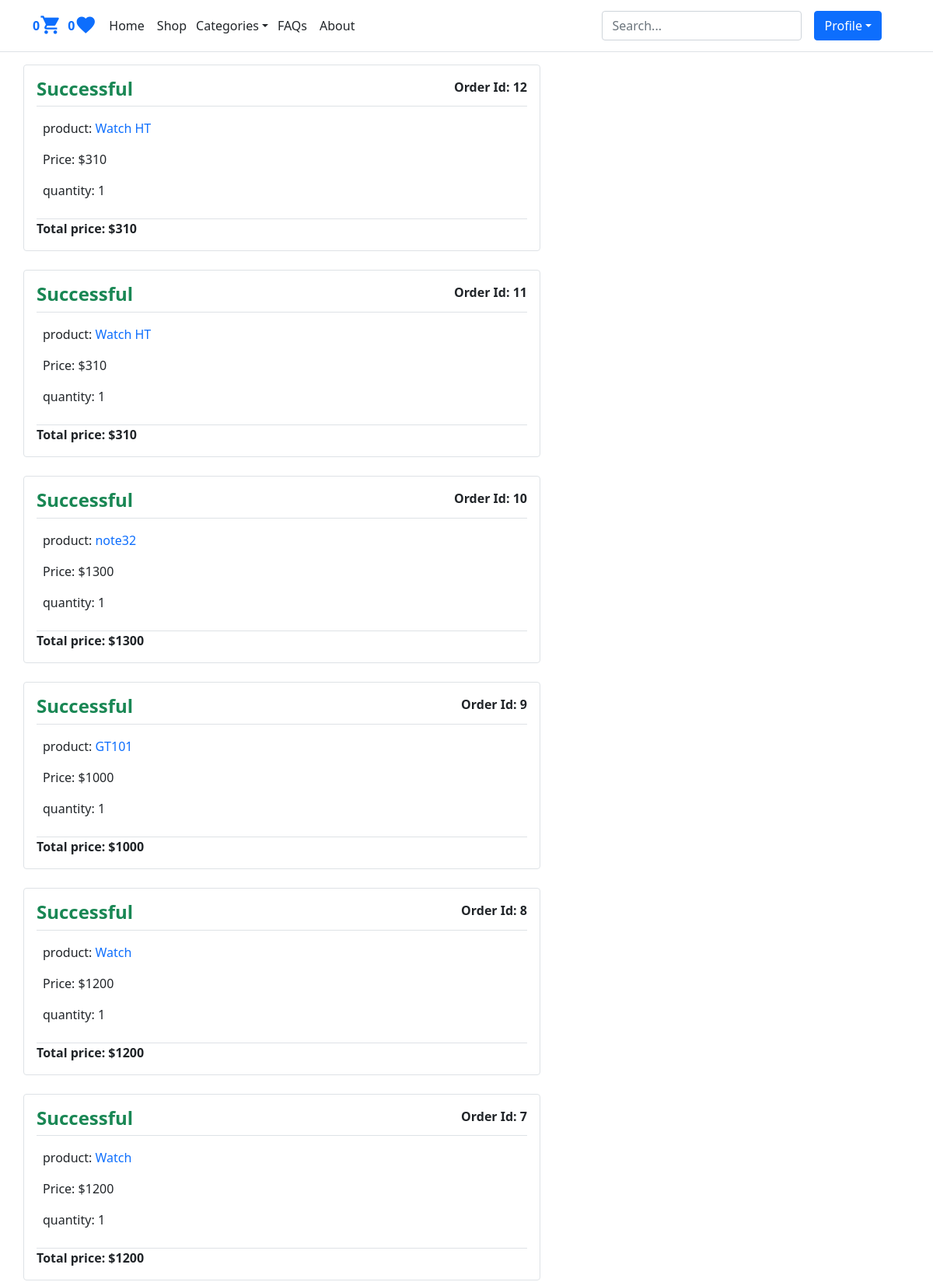
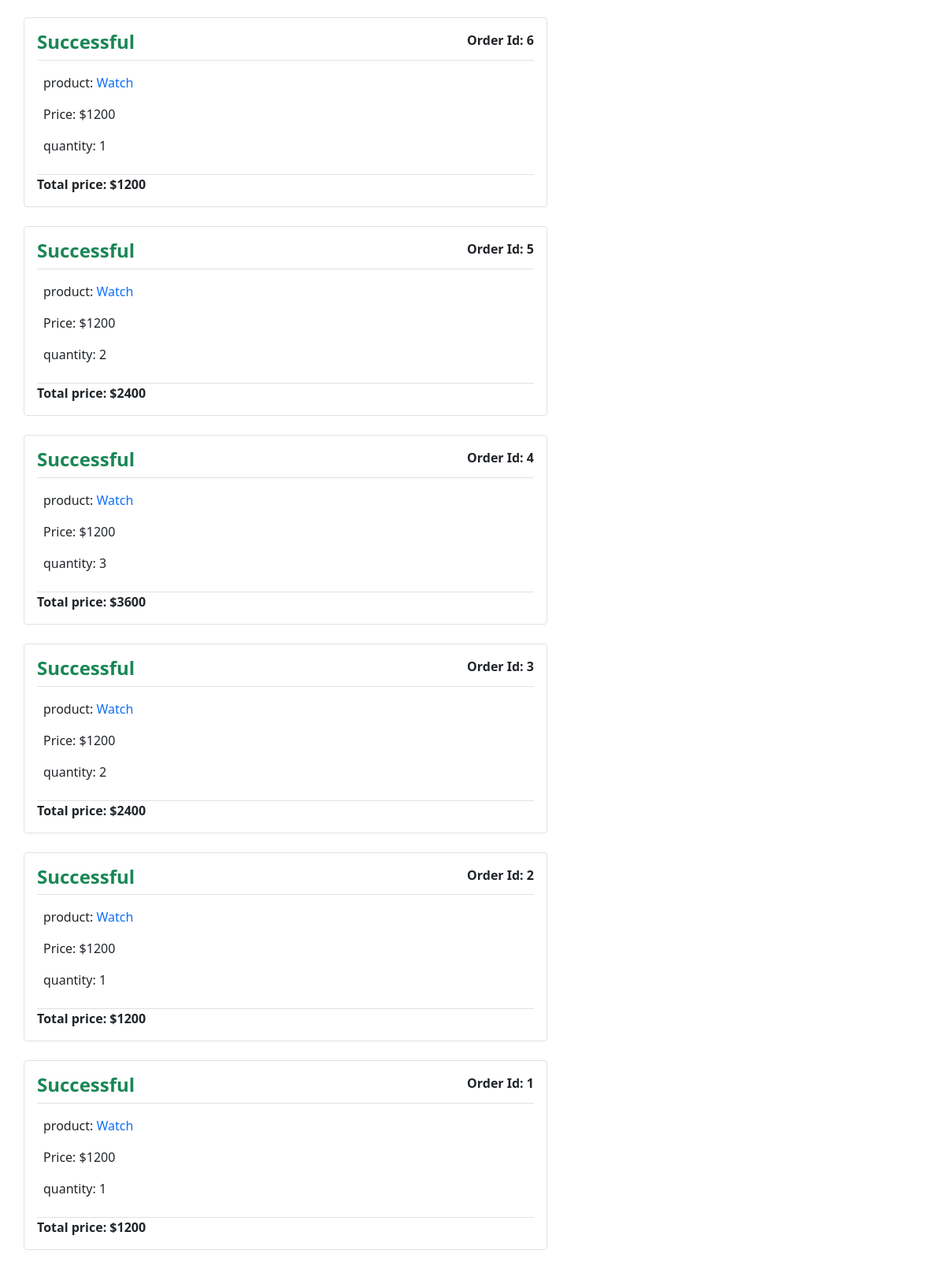
The app's page /orders/list (signed in) with its own data (2 pictures, top to bottom).
### accounts/models.py (models this page shows, shortened)
class User(AbstractBaseUser):
    email = models.EmailField(max_length=100, unique=True)
    full_name = models.CharField(max_length=100)
    is_admin = models.BooleanField(default=False)
    is_active = models.BooleanField(default=True)
    likes = models.ManyToManyField(Product, blank=True, related_name='likes')
    is_manager = models.BooleanField(default=False)
    objects = UserManager()
    USERNAME_FIELD = 'email'
    REQUIRED_FIELDS = ['full_name']
    def get_likes_count(self):
        return self.likes.count()

### orders/models.py (models this page shows, shortened)
class Order(models.Model):
    user = models.ForeignKey(User, on_delete=models.CASCADE, related_name='orders')
    created = models.DateTimeField(auto_now_add=True)
    updated = models.DateTimeField(auto_now=True)
    status = models.BooleanField(default=False)
    class Meta:
        ordering = ('-created',)
    @property
    def get_total_price(self):
        total = sum(item.get_cost() for item in self.items.all())
        return total

class OrderItem(models.Model):
    order = models.ForeignKey(Order, on_delete=models.CASCADE, related_name='items')
    product = models.ForeignKey(Product, on_delete=models.CASCADE, related_name='order_items')
    price = models.IntegerField()
    quantity = models.SmallIntegerField(default=1)
    def get_cost(self):
        return self.price * self.quantity

### shop/models.py (models this page shows, shortened)
class Product(models.Model):
    category = models.ForeignKey(Category, on_delete=models.CASCADE, related_name='category')
    image = models.ImageField(upload_to='products')
    title = models.CharField(max_length=250)
    description = models.TextField()
    price = models.IntegerField()
    date_created = models.DateTimeField(auto_now_add=True)
    slug = models.SlugField(unique=True)
    class Meta:
        ordering = ('-date_created',)
    def get_absolute_url(self):
        return reverse('shop:product_detail', kwargs={'slug':self.slug})

### orders/views.py (the view)
# urls.py: path('list', views.user_orders, name='user_orders'),
@login_required
def user_orders(request):
    orders = request.user.orders.all()
    context = {'title':'Orders', 'orders': orders}
    return render(request, 'user_orders.html', context)

### cart/utils/cart.py (called while the page is built)
    def __iter__(self):
        product_ids = self.cart.keys()
        products = Product.objects.filter(id__in=product_ids)
        cart = self.cart.copy()
        for product in products:
            cart[str(product.id)]['product'] = product
        for item in cart.values():
            item['total_price'] = int(item['price']) * int(item['quantity'])
            yield item

    def add_cart_session(self):
        cart = self.session.get(CART_SESSION_ID)
        if not cart:
            cart = self.session[CART_SESSION_ID] = {}
        return cart

### online_shop/context_processors.py (called while the page is built)
def return_cart(request):
    cart = len(list(Cart(request)))
    return {'cart_count': cart}

def return_categories(request):
    categories = Category.objects.all()
    return {'categories': categories}

### shop/models.py (called while the page is built)
    def __str__(self):
        return self.title

### orders/templates/user_orders.html (shortened to what this page needs)
{% extends "base.html" %}
{% block content %}
{% if orders %}
{% for order in orders %}
<div class="col-md-7 mb-4 border rounded p-3">
<b style="float: right;">Order Id: {{ order.id }}</b>
{% if order.status %}
    <h4><b class="text-success">Successful</b></h4>
{% else %}
    <h3><b class="text-danger">Cancelled</b></h3>
{% endif %}
<div class="text-muted border-top pt-2"></div>
{% for item in order.items.all  %}
    <div class="border-bottom p-2">
        <p>product: <a class="text-decoration-none" href="{{ item.product.get_absolute_url }}">{{item.product.title}}</a></p>
        <p>Price: ${{item.price}}</p>
        <p>quantity: {{item.quantity}}</p>
    </div>
{% endfor %}
<b>Total price: ${{ order.get_total_price }}</b>
</div>
{% endfor %}
{% endif %}
{% endblock %}

### shop/templates/base.html (shortened to what this page needs)
{% load static %}
<!DOCTYPE html>
<html lang="en">
<head>
    <link href="https://cdn.jsdelivr.net/npm/bootstrap@5.1.3/dist/css/bootstrap.min.css" rel="stylesheet">
</head>
<body>
  <header class="p-2 border-bottom">
    <div class="container">
      <div class="d-flex flex-wrap align-items-center justify-content-center justify-content-lg-start">
        {% if request.user.is_authenticated %}
        <b class="text-primary">{{ cart_count }}</b>
        {% endif %}
        <a href="{% url 'cart:show_cart' %}" class="text-primary mt-2 me-2"><i class="material-icons h3">&#xe8cc;</i></a>
        {% if request.user.is_authenticated %}
        <b class="text-primary">{{ request.user.get_likes_count}}</b>
        {% endif %}
        <a href="{% url 'shop:favorites' %}" class="text-primary mt-2 me-2"><i class="material-icons h3">&#xe87d;</i></a>
        <ul class="nav col-12 col-lg-auto me-lg-auto mb-2 justify-content-center mb-md-0">
          <li><a href="{% url 'shop:home_page' %}" class="nav-link px-2 text-dark">Home</a></li>
          <li><a href="{% url 'shop:home_page' %}" class="nav-link px-2 text-dark">Shop</a></li>
          <div class="dropdown text-end">
            <a href="#" class=" mt-2 me-1 ms-1 text-dark d-block link-dark text-decoration-none dropdown-toggle"id="dropdownUser1" data-bs-toggle="dropdown" aria-expanded="false">Categories</a>
          </div>
          <li><a href="{% url 'shop:faqs' %}" class="nav-link px-2 text-dark">FAQs</a></li>
          <li><a href="{% url 'shop:about' %}" class="nav-link px-2 text-dark">About</a></li>
        </ul>
        <form class="col-12 col-lg-auto mb-3 mb-lg-0 me-lg-3" action="{% url 'shop:search' %}">
          <input name="q" type="search" class="form-control form-control-dark" placeholder="Search..." aria-label="Search">
        </form>
        {% if request.user.is_authenticated %}
        <div class="dropdown text-end">
          <a href="#" class="btn btn-primary text-white me-4 d-block link-dark text-decoration-none dropdown-toggle"id="dropdownUser1" data-bs-toggle="dropdown" aria-expanded="false">Profile</a>
        </div>
        {% else %}
        <div class="text-end">
          <a href="{% url 'accounts:user_login' %}" class="btn btn-outline-primary me-2">Login</a>
          <a href="{% url 'accounts:user_register' %}" class="btn btn-primary">Sign-up</a>
        </div>
        {% endif %}
      </div>
    </div>
  </header>
    <main class="container">
        <div class="row mt-3">
          {% block content %}{% endblock %}
        </div>
      </main>
</body>
</html>

### records on screen
User: user.get_likes_count "0"
Order: id "12", status "Successful", get_total_price "310"
OrderItem: product "Watch HT", price "310", quantity "1"
Order: id "11", status "Successful", get_total_price "310"
OrderItem: product "Watch HT", price "310", quantity "1"
Order: id "10", status "Successful", get_total_price "1300"
OrderItem: product "note32", price "1300", quantity "1"
Order: id "9", status "Successful", get_total_price "1000"
OrderItem: product "GT101", price "1000", quantity "1"
Order: id "8", status "Successful", get_total_price "1200"
OrderItem: product "Watch", price "1200", quantity "1"
Order: id "7", status "Successful", get_total_price "1200"
OrderItem: product "Watch", price "1200", quantity "1"
Order: id "6", status "Successful", get_total_price "1200"
OrderItem: product "Watch", price "1200", quantity "1"
Order: id "5", status "Successful", get_total_price "2400"
OrderItem: product "Watch", price "1200", quantity "2"
Order: id "4", status "Successful", get_total_price "3600"
OrderItem: product "Watch", price "1200", quantity "3"
Order: id "3", status "Successful", get_total_price "2400"
OrderItem: product "Watch", price "1200", quantity "2"
Order: id "2", status "Successful", get_total_price "1200"
OrderItem: product "Watch", price "1200", quantity "1"
Order: id "1", status "Successful", get_total_price "1200"
OrderItem: product "Watch", price "1200", quantity "1"

### other values on screen
{{ cart_count }} "0"
